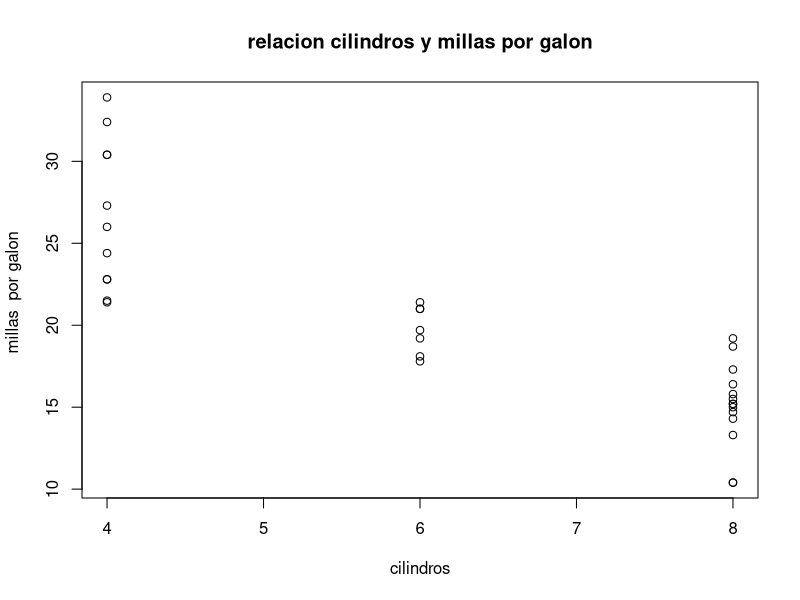
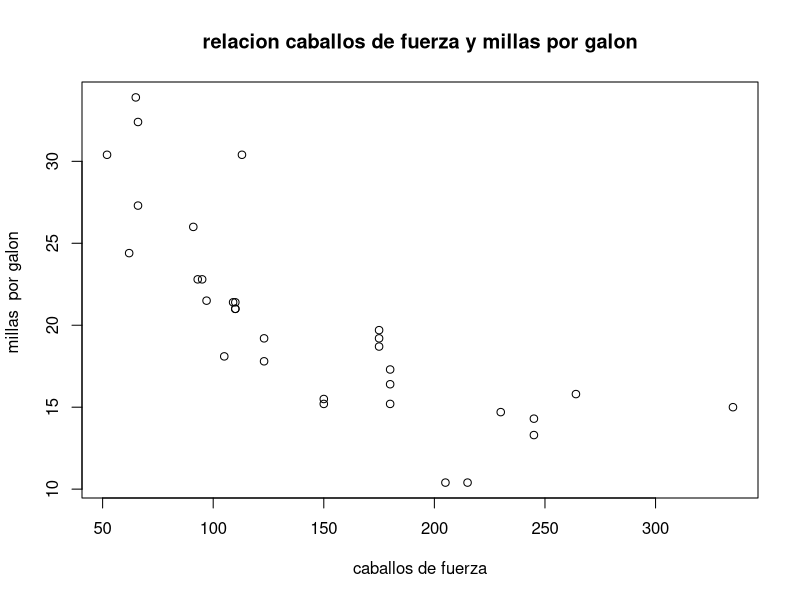

R code for these plots, in order:
#EDA Scatter plot mtcars
plot(mtcars$mpg ~ mtcars$cyl, xlab="cilindros", ylab= "millas  por galon ",
     main="relacion cilindros y millas por galon")
plot(mtcars$mpg ~ mtcars$hp, xlab="caballos de fuerza", ylab= "millas  por galon ",
     main="relacion caballos de fuerza y millas por galon")
